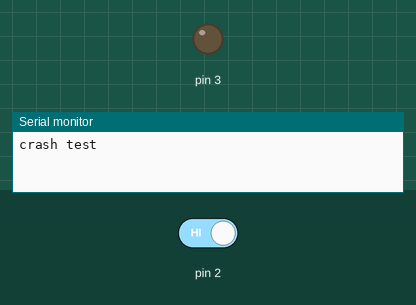
Bench run of a sketch on a simulated Arduino Uno, built with avr-gcc and run on an emulated ATmega328P. Parts: output pins drawn as LEDs (lit = HIGH), the last lines printed to the serial monitor. Dashed ring = blinking. The inputs (shaded band) are chosen by the test bench; at power-on: pin 2 HIGH.

Above: at 1.2 s.
1.3 s: pin 2 driven LOW
At 1.75 s:
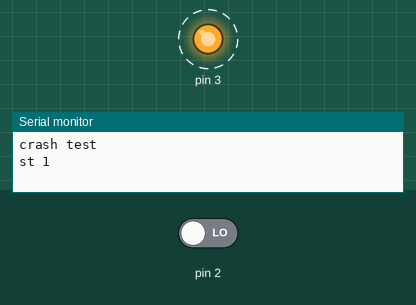
4.3 s: pin 2 driven HIGH
At 4.6 s:
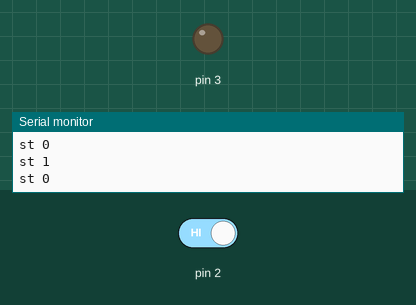
Timing chart, 0 to 7.3 s (numbered marks = the images above; inputs shaded):
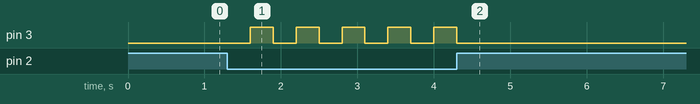

Measured:
- after the input at 1.3 s, pin 3: alternates HIGH for 0.30 s and LOW for 0.30 s, starting after 0.30 s
- after the input at 4.3 s, pin 3: goes on until 4.3 s, then stays LOW

The sketch:

p002_pulsante-up.ino
```cpp
int stato;
bool FIRST;

void setup() {
  Serial.begin(9600);
  pinMode(2, INPUT);
  pinMode(3, OUTPUT);
  Serial.println("crash test");
}

void loop() {
  if (!digitalRead(2)) {
    stato = !stato;
    FIRST = true;
    delay(300);
  }

  if (stato == 0) {
    if (FIRST) {
      Serial.println("st 0");
      FIRST = false;
    }
    digitalWrite(3, LOW);
  } else {
    if (FIRST) {
      Serial.println("st 1");
      FIRST = false;
    }
    digitalWrite(3, HIGH);
  }
}
```
